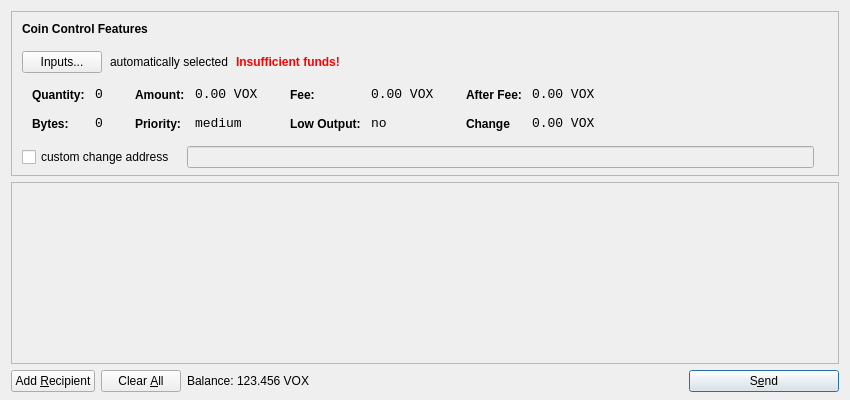
<?xml version="1.0" encoding="UTF-8"?>
<ui version="4.0">
 <class>SendCoinsDialog</class>
 <widget class="QDialog" name="SendCoinsDialog">
  <property name="geometry">
   <rect>
    <x>0</x>
    <y>0</y>
    <width>850</width>
    <height>400</height>
   </rect>
  </property>
  <property name="windowTitle">
   <string>Send Coins</string>
  </property>
  <property name="styleSheet">
   <string notr="true">background-image: url(:/images/2s);</string>
  </property>
  <layout class="QVBoxLayout" name="verticalLayout" stretch="0,1,0">
   <property name="bottomMargin">
    <number>8</number>
   </property>
   <item>
    <widget class="QFrame" name="frameCoinControl">
     <property name="sizePolicy">
      <sizepolicy hsizetype="Expanding" vsizetype="Expanding">
       <horstretch>0</horstretch>
       <verstretch>0</verstretch>
      </sizepolicy>
     </property>
     <property name="maximumSize">
      <size>
       <width>16777215</width>
       <height>16777215</height>
      </size>
     </property>
     <property name="frameShape">
      <enum>QFrame::StyledPanel</enum>
     </property>
     <property name="frameShadow">
      <enum>QFrame::Sunken</enum>
     </property>
     <layout class="QVBoxLayout" name="verticalLayoutCoinControl2">
      <property name="spacing">
       <number>6</number>
      </property>
      <property name="leftMargin">
       <number>0</number>
      </property>
      <property name="topMargin">
       <number>0</number>
      </property>
      <property name="rightMargin">
       <number>0</number>
      </property>
      <property name="bottomMargin">
       <number>6</number>
      </property>
      <item>
       <layout class="QVBoxLayout" name="verticalLayoutCoinControl" stretch="0,0,0,0,1">
        <property name="spacing">
         <number>0</number>
        </property>
        <property name="leftMargin">
         <number>10</number>
        </property>
        <property name="topMargin">
         <number>10</number>
        </property>
        <item>
         <layout class="QHBoxLayout" name="horizontalLayoutCoinControl1">
          <property name="bottomMargin">
           <number>15</number>
          </property>
          <item>
           <widget class="QLabel" name="labelCoinControlFeatures">
            <property name="sizePolicy">
             <sizepolicy hsizetype="Preferred" vsizetype="Maximum">
              <horstretch>0</horstretch>
              <verstretch>0</verstretch>
             </sizepolicy>
            </property>
            <property name="font">
             <font>
              <weight>75</weight>
              <bold>true</bold>
             </font>
            </property>
            <property name="styleSheet">
             <string notr="true">font-weight:bold;</string>
            </property>
            <property name="text">
             <string>Coin Control Features</string>
            </property>
           </widget>
          </item>
         </layout>
        </item>
        <item>
         <layout class="QHBoxLayout" name="horizontalLayoutCoinControl2" stretch="0,0,0,0">
          <property name="spacing">
           <number>8</number>
          </property>
          <property name="bottomMargin">
           <number>10</number>
          </property>
          <item>
           <widget class="QPushButton" name="pushButtonCoinControl">
            <property name="styleSheet">
             <string notr="true"/>
            </property>
            <property name="text">
             <string>Inputs...</string>
            </property>
           </widget>
          </item>
          <item>
           <widget class="QLabel" name="labelCoinControlAutomaticallySelected">
            <property name="text">
             <string>automatically selected</string>
            </property>
            <property name="margin">
             <number>5</number>
            </property>
           </widget>
          </item>
          <item>
           <widget class="QLabel" name="labelCoinControlInsuffFunds">
            <property name="font">
             <font>
              <weight>75</weight>
              <bold>true</bold>
             </font>
            </property>
            <property name="styleSheet">
             <string notr="true">color:red;font-weight:bold;</string>
            </property>
            <property name="text">
             <string>Insufficient funds!</string>
            </property>
            <property name="margin">
             <number>5</number>
            </property>
           </widget>
          </item>
          <item>
           <spacer name="horizontalSpacerCoinControl">
            <property name="orientation">
             <enum>Qt::Horizontal</enum>
            </property>
            <property name="sizeHint" stdset="0">
             <size>
              <width>40</width>
              <height>1</height>
             </size>
            </property>
           </spacer>
          </item>
         </layout>
        </item>
        <item>
         <widget class="QWidget" name="widgetCoinControl" native="true">
          <property name="sizePolicy">
           <sizepolicy hsizetype="Preferred" vsizetype="Preferred">
            <horstretch>0</horstretch>
            <verstretch>0</verstretch>
           </sizepolicy>
          </property>
          <property name="minimumSize">
           <size>
            <width>0</width>
            <height>0</height>
           </size>
          </property>
          <property name="styleSheet">
           <string notr="true"/>
          </property>
          <layout class="QHBoxLayout" name="horizontalLayoutCoinControl5">
           <property name="leftMargin">
            <number>0</number>
           </property>
           <property name="topMargin">
            <number>0</number>
           </property>
           <property name="rightMargin">
            <number>0</number>
           </property>
           <property name="bottomMargin">
            <number>0</number>
           </property>
           <item>
            <layout class="QHBoxLayout" name="horizontalLayoutCoinControl3" stretch="0,0,0,1">
             <property name="spacing">
              <number>20</number>
             </property>
             <property name="topMargin">
              <number>0</number>
             </property>
             <property name="bottomMargin">
              <number>10</number>
             </property>
             <item>
              <layout class="QFormLayout" name="formLayoutCoinControl1">
               <property name="horizontalSpacing">
                <number>10</number>
               </property>
               <property name="verticalSpacing">
                <number>14</number>
               </property>
               <property name="leftMargin">
                <number>10</number>
               </property>
               <property name="topMargin">
                <number>4</number>
               </property>
               <property name="rightMargin">
                <number>6</number>
               </property>
               <item row="0" column="0">
                <widget class="QLabel" name="labelCoinControlQuantityText">
                 <property name="styleSheet">
                  <string notr="true">font-weight:bold;</string>
                 </property>
                 <property name="text">
                  <string>Quantity:</string>
                 </property>
                 <property name="margin">
                  <number>0</number>
                 </property>
                </widget>
               </item>
               <item row="0" column="1">
                <widget class="QLabel" name="labelCoinControlQuantity">
                 <property name="font">
                  <font>
                   <family>Monospace</family>
                   <pointsize>10</pointsize>
                  </font>
                 </property>
                 <property name="cursor">
                  <cursorShape>IBeamCursor</cursorShape>
                 </property>
                 <property name="contextMenuPolicy">
                  <enum>Qt::ActionsContextMenu</enum>
                 </property>
                 <property name="text">
                  <string>0</string>
                 </property>
                 <property name="margin">
                  <number>0</number>
                 </property>
                 <property name="textInteractionFlags">
                  <set>Qt::LinksAccessibleByMouse|Qt::TextSelectableByKeyboard|Qt::TextSelectableByMouse</set>
                 </property>
                </widget>
               </item>
               <item row="1" column="0">
                <widget class="QLabel" name="labelCoinControlBytesText">
                 <property name="styleSheet">
                  <string notr="true">font-weight:bold;</string>
                 </property>
                 <property name="text">
                  <string>Bytes:</string>
                 </property>
                </widget>
               </item>
               <item row="1" column="1">
                <widget class="QLabel" name="labelCoinControlBytes">
                 <property name="font">
                  <font>
                   <family>Monospace</family>
                   <pointsize>10</pointsize>
                  </font>
                 </property>
                 <property name="cursor">
                  <cursorShape>IBeamCursor</cursorShape>
                 </property>
                 <property name="contextMenuPolicy">
                  <enum>Qt::ActionsContextMenu</enum>
                 </property>
                 <property name="text">
                  <string>0</string>
                 </property>
                 <property name="textInteractionFlags">
                  <set>Qt::LinksAccessibleByMouse|Qt::TextSelectableByKeyboard|Qt::TextSelectableByMouse</set>
                 </property>
                </widget>
               </item>
              </layout>
             </item>
             <item>
              <layout class="QFormLayout" name="formLayoutCoinControl2">
               <property name="horizontalSpacing">
                <number>10</number>
               </property>
               <property name="verticalSpacing">
                <number>14</number>
               </property>
               <property name="leftMargin">
                <number>6</number>
               </property>
               <property name="topMargin">
                <number>4</number>
               </property>
               <property name="rightMargin">
                <number>6</number>
               </property>
               <item row="0" column="0">
                <widget class="QLabel" name="labelCoinControlAmountText">
                 <property name="styleSheet">
                  <string notr="true">font-weight:bold;</string>
                 </property>
                 <property name="text">
                  <string>Amount:</string>
                 </property>
                 <property name="margin">
                  <number>0</number>
                 </property>
                </widget>
               </item>
               <item row="0" column="1">
                <widget class="QLabel" name="labelCoinControlAmount">
                 <property name="font">
                  <font>
                   <family>Monospace</family>
                   <pointsize>10</pointsize>
                  </font>
                 </property>
                 <property name="cursor">
                  <cursorShape>IBeamCursor</cursorShape>
                 </property>
                 <property name="contextMenuPolicy">
                  <enum>Qt::ActionsContextMenu</enum>
                 </property>
                 <property name="text">
                  <string>0.00 VOX</string>
                 </property>
                 <property name="textInteractionFlags">
                  <set>Qt::LinksAccessibleByMouse|Qt::TextSelectableByKeyboard|Qt::TextSelectableByMouse</set>
                 </property>
                </widget>
               </item>
               <item row="1" column="0">
                <widget class="QLabel" name="labelCoinControlPriorityText">
                 <property name="styleSheet">
                  <string notr="true">font-weight:bold;</string>
                 </property>
                 <property name="text">
                  <string>Priority:</string>
                 </property>
                </widget>
               </item>
               <item row="1" column="1">
                <widget class="QLabel" name="labelCoinControlPriority">
                 <property name="font">
                  <font>
                   <family>Monospace</family>
                   <pointsize>10</pointsize>
                  </font>
                 </property>
                 <property name="cursor">
                  <cursorShape>IBeamCursor</cursorShape>
                 </property>
                 <property name="contextMenuPolicy">
                  <enum>Qt::ActionsContextMenu</enum>
                 </property>
                 <property name="text">
                  <string>medium</string>
                 </property>
                 <property name="textInteractionFlags">
                  <set>Qt::LinksAccessibleByMouse|Qt::TextSelectableByKeyboard|Qt::TextSelectableByMouse</set>
                 </property>
                </widget>
               </item>
              </layout>
             </item>
             <item>
              <layout class="QFormLayout" name="formLayoutCoinControl3">
               <property name="horizontalSpacing">
                <number>10</number>
               </property>
               <property name="verticalSpacing">
                <number>14</number>
               </property>
               <property name="leftMargin">
                <number>6</number>
               </property>
               <property name="topMargin">
                <number>4</number>
               </property>
               <property name="rightMargin">
                <number>6</number>
               </property>
               <item row="0" column="0">
                <widget class="QLabel" name="labelCoinControlFeeText">
                 <property name="styleSheet">
                  <string notr="true">font-weight:bold;</string>
                 </property>
                 <property name="text">
                  <string>Fee:</string>
                 </property>
                 <property name="margin">
                  <number>0</number>
                 </property>
                </widget>
               </item>
               <item row="0" column="1">
                <widget class="QLabel" name="labelCoinControlFee">
                 <property name="font">
                  <font>
                   <family>Monospace</family>
                   <pointsize>10</pointsize>
                  </font>
                 </property>
                 <property name="cursor">
                  <cursorShape>IBeamCursor</cursorShape>
                 </property>
                 <property name="contextMenuPolicy">
                  <enum>Qt::ActionsContextMenu</enum>
                 </property>
                 <property name="text">
                  <string>0.00 VOX</string>
                 </property>
                 <property name="textInteractionFlags">
                  <set>Qt::LinksAccessibleByMouse|Qt::TextSelectableByKeyboard|Qt::TextSelectableByMouse</set>
                 </property>
                </widget>
               </item>
               <item row="1" column="0">
                <widget class="QLabel" name="labelCoinControlLowOutputText">
                 <property name="styleSheet">
                  <string notr="true">font-weight:bold;</string>
                 </property>
                 <property name="text">
                  <string>Low Output:</string>
                 </property>
                </widget>
               </item>
               <item row="1" column="1">
                <widget class="QLabel" name="labelCoinControlLowOutput">
                 <property name="font">
                  <font>
                   <family>Monospace</family>
                   <pointsize>10</pointsize>
                  </font>
                 </property>
                 <property name="cursor">
                  <cursorShape>IBeamCursor</cursorShape>
                 </property>
                 <property name="contextMenuPolicy">
                  <enum>Qt::ActionsContextMenu</enum>
                 </property>
                 <property name="text">
                  <string>no</string>
                 </property>
                 <property name="textInteractionFlags">
                  <set>Qt::LinksAccessibleByMouse|Qt::TextSelectableByKeyboard|Qt::TextSelectableByMouse</set>
                 </property>
                </widget>
               </item>
              </layout>
             </item>
             <item>
              <layout class="QFormLayout" name="formLayoutCoinControl4">
               <property name="horizontalSpacing">
                <number>10</number>
               </property>
               <property name="verticalSpacing">
                <number>14</number>
               </property>
               <property name="leftMargin">
                <number>6</number>
               </property>
               <property name="topMargin">
                <number>4</number>
               </property>
               <property name="rightMargin">
                <number>6</number>
               </property>
               <item row="0" column="0">
                <widget class="QLabel" name="labelCoinControlAfterFeeText">
                 <property name="styleSheet">
                  <string notr="true">font-weight:bold;</string>
                 </property>
                 <property name="text">
                  <string>After Fee:</string>
                 </property>
                 <property name="margin">
                  <number>0</number>
                 </property>
                </widget>
               </item>
               <item row="0" column="1">
                <widget class="QLabel" name="labelCoinControlAfterFee">
                 <property name="font">
                  <font>
                   <family>Monospace</family>
                   <pointsize>10</pointsize>
                  </font>
                 </property>
                 <property name="cursor">
                  <cursorShape>IBeamCursor</cursorShape>
                 </property>
                 <property name="contextMenuPolicy">
                  <enum>Qt::ActionsContextMenu</enum>
                 </property>
                 <property name="text">
                  <string>0.00 VOX</string>
                 </property>
                 <property name="textInteractionFlags">
                  <set>Qt::LinksAccessibleByMouse|Qt::TextSelectableByKeyboard|Qt::TextSelectableByMouse</set>
                 </property>
                </widget>
               </item>
               <item row="1" column="0">
                <widget class="QLabel" name="labelCoinControlChangeText">
                 <property name="styleSheet">
                  <string notr="true">font-weight:bold;</string>
                 </property>
                 <property name="text">
                  <string>Change</string>
                 </property>
                </widget>
               </item>
               <item row="1" column="1">
                <widget class="QLabel" name="labelCoinControlChange">
                 <property name="font">
                  <font>
                   <family>Monospace</family>
                   <pointsize>10</pointsize>
                  </font>
                 </property>
                 <property name="cursor">
                  <cursorShape>IBeamCursor</cursorShape>
                 </property>
                 <property name="contextMenuPolicy">
                  <enum>Qt::ActionsContextMenu</enum>
                 </property>
                 <property name="text">
                  <string>0.00 VOX</string>
                 </property>
                 <property name="textInteractionFlags">
                  <set>Qt::LinksAccessibleByMouse|Qt::TextSelectableByKeyboard|Qt::TextSelectableByMouse</set>
                 </property>
                </widget>
               </item>
              </layout>
             </item>
            </layout>
           </item>
          </layout>
         </widget>
        </item>
        <item>
         <layout class="QHBoxLayout" name="horizontalLayoutCoinControl4" stretch="0,0,0">
          <property name="spacing">
           <number>12</number>
          </property>
          <property name="sizeConstraint">
           <enum>QLayout::SetDefaultConstraint</enum>
          </property>
          <property name="topMargin">
           <number>5</number>
          </property>
          <property name="rightMargin">
           <number>5</number>
          </property>
          <item>
           <widget class="QCheckBox" name="checkBoxCoinControlChange">
            <property name="text">
             <string>custom change address</string>
            </property>
           </widget>
          </item>
          <item>
           <widget class="QLineEdit" name="lineEditCoinControlChange">
            <property name="enabled">
             <bool>false</bool>
            </property>
            <property name="sizePolicy">
             <sizepolicy hsizetype="Expanding" vsizetype="Fixed">
              <horstretch>0</horstretch>
              <verstretch>0</verstretch>
             </sizepolicy>
            </property>
           </widget>
          </item>
          <item>
           <widget class="QLabel" name="labelCoinControlChangeLabel">
            <property name="sizePolicy">
             <sizepolicy hsizetype="Preferred" vsizetype="Expanding">
              <horstretch>0</horstretch>
              <verstretch>0</verstretch>
             </sizepolicy>
            </property>
            <property name="minimumSize">
             <size>
              <width>0</width>
              <height>0</height>
             </size>
            </property>
            <property name="text">
             <string/>
            </property>
            <property name="margin">
             <number>3</number>
            </property>
           </widget>
          </item>
         </layout>
        </item>
        <item>
         <spacer name="verticalSpacerCoinControl">
          <property name="orientation">
           <enum>Qt::Vertical</enum>
          </property>
          <property name="sizeHint" stdset="0">
           <size>
            <width>800</width>
            <height>1</height>
           </size>
          </property>
         </spacer>
        </item>
       </layout>
      </item>
     </layout>
    </widget>
   </item>
   <item>
    <widget class="QScrollArea" name="scrollArea">
     <property name="widgetResizable">
      <bool>true</bool>
     </property>
     <widget class="QWidget" name="scrollAreaWidgetContents">
      <property name="geometry">
       <rect>
        <x>0</x>
        <y>0</y>
        <width>830</width>
        <height>172</height>
       </rect>
      </property>
      <layout class="QVBoxLayout" name="verticalLayout_2">
       <property name="leftMargin">
        <number>0</number>
       </property>
       <property name="topMargin">
        <number>0</number>
       </property>
       <property name="rightMargin">
        <number>0</number>
       </property>
       <property name="bottomMargin">
        <number>0</number>
       </property>
       <item>
        <layout class="QVBoxLayout" name="entries">
         <property name="spacing">
          <number>6</number>
         </property>
        </layout>
       </item>
       <item>
        <spacer name="verticalSpacer">
         <property name="orientation">
          <enum>Qt::Vertical</enum>
         </property>
         <property name="sizeHint" stdset="0">
          <size>
           <width>20</width>
           <height>40</height>
          </size>
         </property>
        </spacer>
       </item>
      </layout>
     </widget>
    </widget>
   </item>
   <item>
    <layout class="QHBoxLayout" name="horizontalLayout">
     <item>
      <widget class="QPushButton" name="addButton">
       <property name="toolTip">
        <string>Send to multiple recipients at once</string>
       </property>
       <property name="text">
        <string>Add &amp;Recipient</string>
       </property>
       <property name="icon">
        <iconset resource="../bitcoin.qrc">
         <normaloff>:/icons/add</normaloff>:/icons/add</iconset>
       </property>
       <property name="autoDefault">
        <bool>false</bool>
       </property>
      </widget>
     </item>
     <item>
      <widget class="QPushButton" name="clearButton">
       <property name="sizePolicy">
        <sizepolicy hsizetype="Minimum" vsizetype="Fixed">
         <horstretch>0</horstretch>
         <verstretch>0</verstretch>
        </sizepolicy>
       </property>
       <property name="toolTip">
        <string>Remove all transaction fields</string>
       </property>
       <property name="text">
        <string>Clear &amp;All</string>
       </property>
       <property name="icon">
        <iconset resource="../bitcoin.qrc">
         <normaloff>:/icons/remove</normaloff>:/icons/remove</iconset>
       </property>
       <property name="autoRepeatDelay">
        <number>300</number>
       </property>
       <property name="autoDefault">
        <bool>false</bool>
       </property>
      </widget>
     </item>
     <item>
      <layout class="QHBoxLayout" name="horizontalLayout_2">
       <property name="spacing">
        <number>3</number>
       </property>
       <item>
        <widget class="QLabel" name="label">
         <property name="sizePolicy">
          <sizepolicy hsizetype="Preferred" vsizetype="Fixed">
           <horstretch>0</horstretch>
           <verstretch>0</verstretch>
          </sizepolicy>
         </property>
         <property name="text">
          <string>Balance:</string>
         </property>
        </widget>
       </item>
       <item>
        <widget class="QLabel" name="labelBalance">
         <property name="sizePolicy">
          <sizepolicy hsizetype="Preferred" vsizetype="Fixed">
           <horstretch>0</horstretch>
           <verstretch>0</verstretch>
          </sizepolicy>
         </property>
         <property name="cursor">
          <cursorShape>IBeamCursor</cursorShape>
         </property>
         <property name="text">
          <string>123.456 VOX</string>
         </property>
         <property name="textInteractionFlags">
          <set>Qt::LinksAccessibleByMouse|Qt::TextSelectableByKeyboard|Qt::TextSelectableByMouse</set>
         </property>
        </widget>
       </item>
      </layout>
     </item>
     <item>
      <spacer name="horizontalSpacer">
       <property name="orientation">
        <enum>Qt::Horizontal</enum>
       </property>
       <property name="sizeHint" stdset="0">
        <size>
         <width>40</width>
         <height>20</height>
        </size>
       </property>
      </spacer>
     </item>
     <item>
      <widget class="QPushButton" name="sendButton">
       <property name="minimumSize">
        <size>
         <width>150</width>
         <height>0</height>
        </size>
       </property>
       <property name="toolTip">
        <string>Confirm the send action</string>
       </property>
       <property name="text">
        <string>S&amp;end</string>
       </property>
       <property name="icon">
        <iconset resource="../bitcoin.qrc">
         <normaloff>:/icons/send</normaloff>:/icons/send</iconset>
       </property>
       <property name="default">
        <bool>true</bool>
       </property>
      </widget>
     </item>
    </layout>
   </item>
  </layout>
 </widget>
 <resources>
  <include location="../bitcoin.qrc"/>
 </resources>
 <connections/>
</ui>
